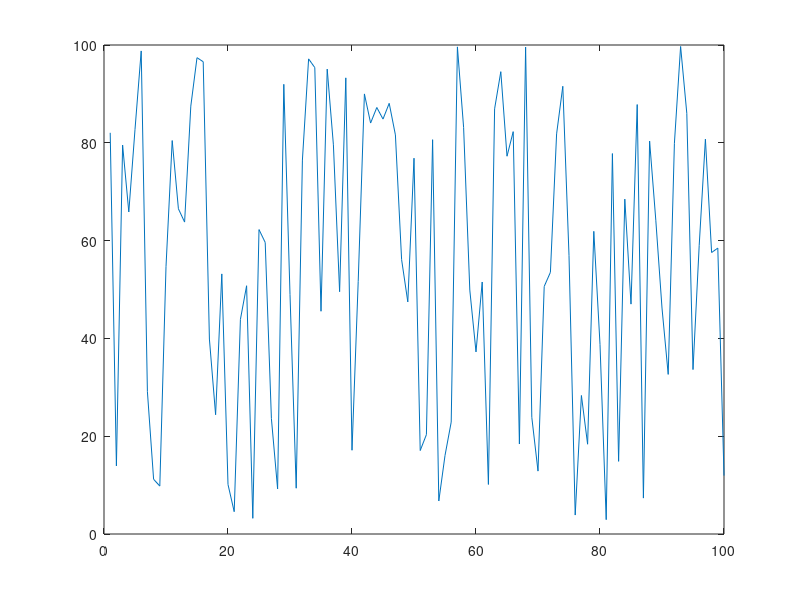

MATLAB code for this plot: (Note: this script raises an error after producing the figure.)
a=rand(100,1)*100;
plot(a)
nanmean(log10(a))
log10(nanmean(a))
%%
cd /Users/Cecilia/Data/BM/20070831
t1=[2007 08 31 10 19 06.90]; t2=[2007 08 31 10 19 07.50]; % lhdw
tint=toepoch([t1;t2])';
%data_structure = c_caa_distribution_data('C3_CP_PEA_3DXPH_PSD');
for k=1:8
    h(k)=subplot(2,4,k);
end
c_caa_plot_distribution_function(h(1),'tint',tint(1),'t_display','tags','polar',data_structure,data_structure);
c_caa_plot_distribution_function(h(2),'tint',tint(1),'t_display','given','polar',data_structure,data_structure);
c_caa_plot_distribution_function(h(3),'tint',tint(1),'t_display','tags','polar',data_structure);
c_caa_plot_distribution_function(h(4),'tint',tint(1),'t_display','given','polar',data_structure);
c_caa_plot_distribution_function(h(5),'tint',tint,'t_display','tags','polar',data_structure,data_structure);
c_caa_plot_distribution_function(h(6),'tint',tint,'t_display','given','polar',data_structure,data_structure);
c_caa_plot_distribution_function(h(7),'tint',tint,'t_display','tags','polar',data_structure);
c_caa_plot_distribution_function(h(8),'tint',tint,'t_display','given','polar',data_structure);

%c_caa_plot_distribution_function(h2,'tint',tint,'t_display','tags','polar',data_structure);
%%
a='1';
b='0';
switch [a,b]
    case '12'
        1
    case '10'
        2
end
%%
